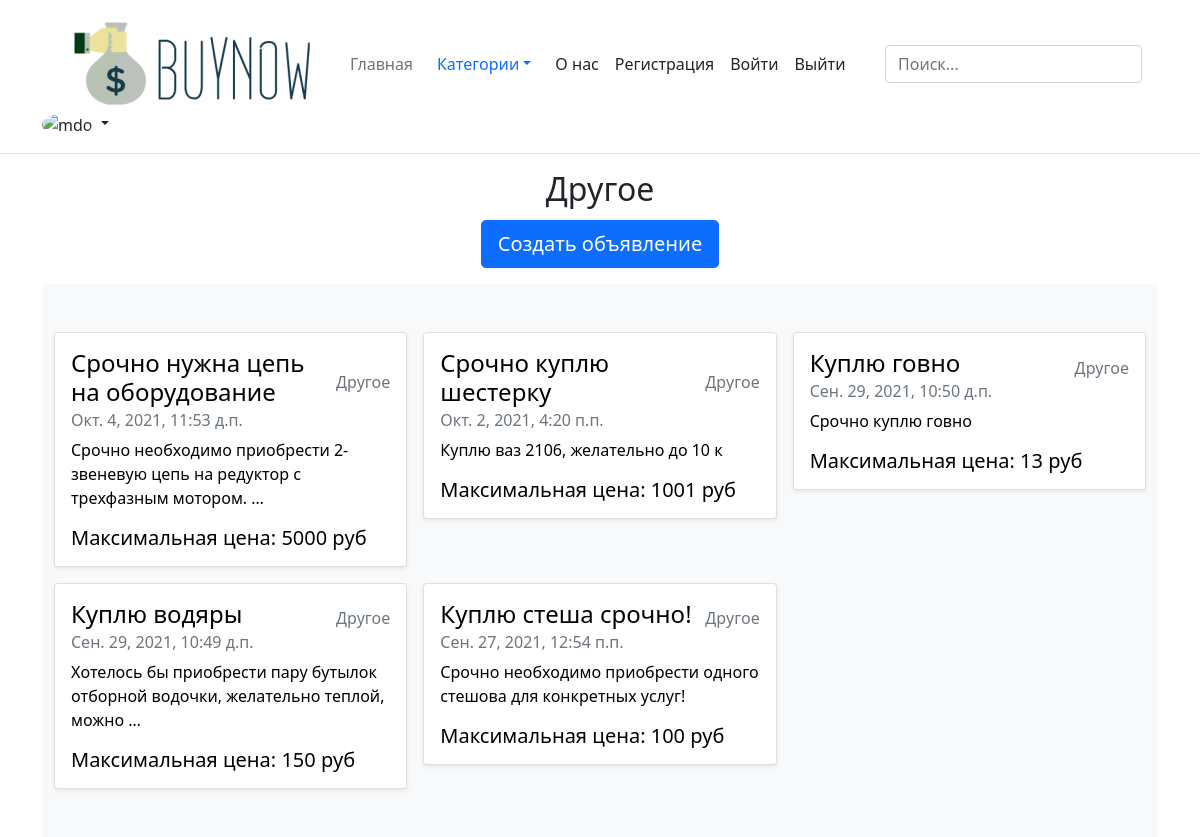
Before: /Другое/ with the older database file.
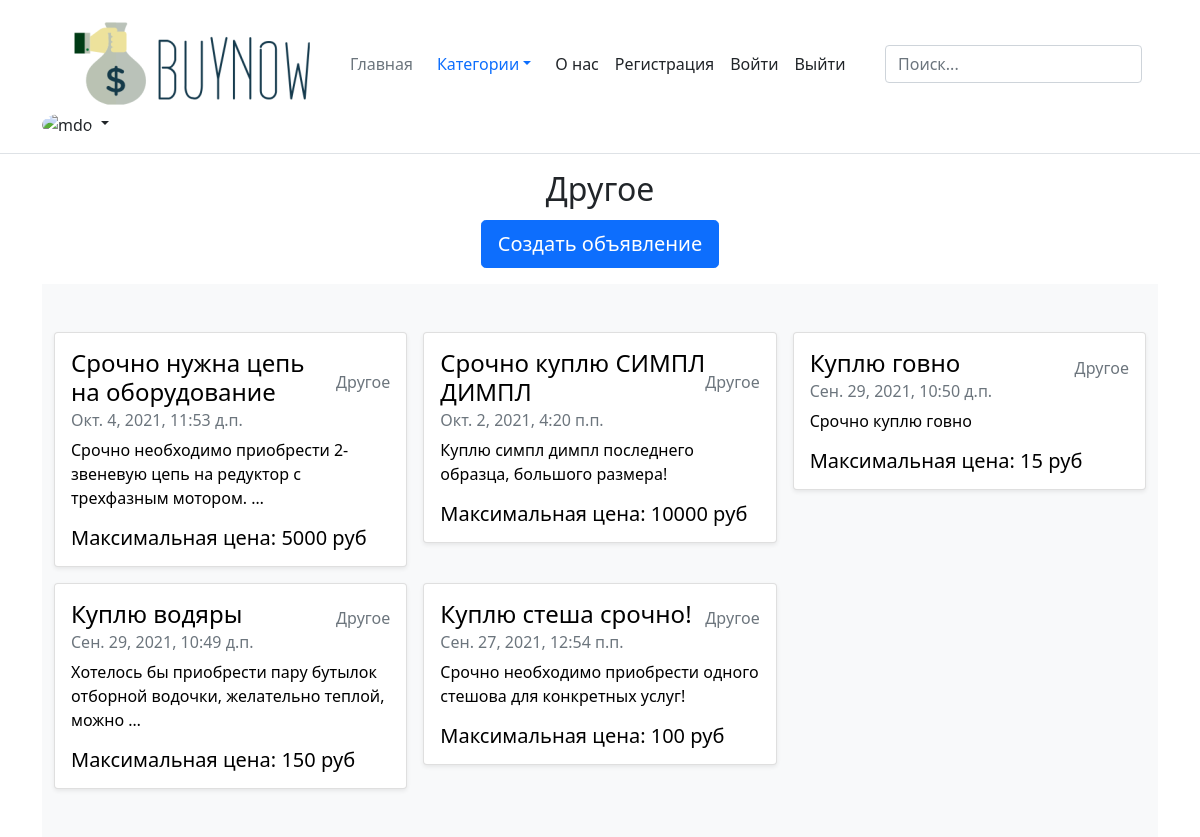
After: the same page with the newer database file.
### category_other/models.py (models this page shows)
class Other_Ad(Ad):
    category = 'Другое'
    class Meta:
        verbose_name = 'Другое'
        verbose_name_plural = 'Другое'

### ad/general_services.py (called while the page is built)
def _get_all_ads_in_dict_from_database(Model_object):
    items = Model_object.objects.order_by('-date')
    return {'ads': items}

def show_main_page_of_category(request, Model_object, template):
    context = _get_all_ads_in_dict_from_database(Model_object)
    return render(request, template, context)

### category_other/views.py (called while the page is built)
def other(request):
    return show_main_page_of_category(request, Other_Ad, 'category_other/other.html')

### category_other/templates/category_other/other.html (shortened to what this page needs)
{% extends 'ad/base.html' %}
{% block content %}
<div class="mb-1 d-sm-flex justify-content-sm-center">
  <h2>Другое</h2>
</div>
<div class="mb-3 d-sm-flex justify-content-sm-center">
  <a class="btn btn-primary btn-lg px-3 gap-3" href="{% url 'create_other' %}" >Создать объявление</a>
</div>
<div class="album py-5 bg-light">
    <div class="container">
      <div class="row row-cols-1 row-cols-sm-2 row-cols-md-3 g-3">
        {% for ad in ads %}
          <div class="col">
            <div class="card shadow-sm">
              <a class="custom-a" href="{% url 'show_other_ad' ad.id %}">
                <div class="card-body">
                  <div class="d-flex justify-content-between align-items-center">
                    <h4 class="card-title">{{ ad.title }}</h4>
                    <p class="card-text text-muted">{{ ad.category }}</p>
                  </div>
                      <h6 class="card-subtitle mb-2 text-muted">{{ ad.date }}</h6>
                    <p class="card-text" >{{ ad.text|truncatewords:10 }}</p>
                    <div class="d-flex justify-content-between align-items-center">
                        <h5 class="card-text">Максимальная цена: {{ ad.max_price }} руб</h5>
                    </div>
                </div>
              </a>
            </div>
          </div>
        {% endfor %}
      </div>
    </div>
  </div>
{% endblock %}

### ad/templates/ad/base.html (shortened to what this page needs)
<!DOCTYPE html>
<html lang="en">
<head>
  <link href="https://cdn.jsdelivr.net/npm/bootstrap@5.1.1/dist/css/bootstrap.min.css" rel="stylesheet">
  {% load static %}
  <link href="{% static 'css/custom.css' %}" rel="stylesheet" type="text/css">
</head>
<body>
    <header class="p-3 mb-3 border-bottom">
      <div class="container">
        <div class="d-flex flex-wrap align-items-center justify-content-center justify-content-lg-start">
          <a href="{% url 'main' %}" class="d-flex align-items-center mb-2 mb-lg-0 text-dark text-decoration-none">
            <img src="{% static 'buyers/logo.png' %}" alt="site logo" width="300" height="95">
          </a>
          <ul class="nav col-12 col-lg-auto me-lg-auto mb-2 justify-content-center mb-md-0">
            <li><a href="{% url 'main' %}" class="nav-link px-2 link-secondary">Главная</a></li>
            <li class="nav-item dropdown">
              <a class="nav-link dropdown-toggle" href="#" id="navbarDropdownMenuLink" role="button" data-bs-toggle="dropdown" aria-expanded="false">Категории</a>
            </li>
            <li><a href="#" class="nav-link px-2 link-dark">О нас</a></li>
            <li><a href="{% url 'registration' %}" class="nav-link px-2 link-dark">Регистрация</a></li>
            <li><a href="{% url 'login' %}" class="nav-link px-2 link-dark">Войти</a></li>
            <li><a href="{% url 'logout' %}" class="nav-link px-2 link-dark">Выйти</a></li>
          </ul>
          <form class="col-12 col-lg-auto mb-3 mb-lg-0 me-lg-3">
            <input type="search" class="form-control" placeholder="Поиск..." aria-label="Search">
          </form>
          <div class="dropdown text-end">
            <a href="#" class="d-block link-dark text-decoration-none dropdown-toggle" id="dropdownUser1" data-bs-toggle="dropdown" aria-expanded="false">
              <img src="https://github.com/mdo.png" alt="mdo" class="rounded-circle" width="32" height="32">
            </a>
          </div>
        </div>
      </div>
    </header>
  <div class="container">
    {% block content %} {% endblock %}
  </div>
</body>
</html>

### static/css/custom.css (style rules this page uses)
.custom-a { color: black; text-decoration: none; }

Changed rows visible on the page:
changed Other_Ad: title "Срочно куплю шестерку" → "Срочно куплю СИМПЛ ДИМПЛ"; text "Куплю ваз 2106, желательно до 10 к" → "Куплю симпл димпл последнего образца, большого размера!"; max_price "1001" → "10000"
changed Other_Ad "Куплю говно": max_price "13" → "15"
